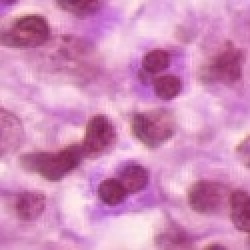
#> input picture examples/HL/Image Processing/images/patch_position(63852_33420)_125_Eosinophil.jpg, 125 x 125 px (shown 2 times larger)
$ python eosinophil_process.py
#> lines starting #> are read from the running program, lines starting #| are printed output that depends on the picture; after the words box and inside, x2 and y2 are one past the last pixel; in counts of white or black regions, pixels touching at a corner belong together
#> further down, image is the input picture: shape (125, 125, 3); mean B, G, R 187.4, 139, 208.4
import cv2
import numpy as np
import os
import argparse

def contour_threshold(img, thresh = 0, isMask = False):
    if not isMask:
        img = cv2.cvtColor(img,cv2.COLOR_BGR2GRAY)
    #get threshold image
    ret,thresh_img = cv2.threshold(img, thresh, 255, cv2.THRESH_BINARY)
    #find contours
    contours, hierarchy = cv2.findContours(thresh_img, cv2.RETR_TREE, cv2.CHAIN_APPROX_SIMPLE)
    return contours

parser = argparse.ArgumentParser(description='Eosinophil')
parser.add_argument('--imagePath', default="./images/patch_position(63852_33420)_125_Eosinophil.jpg",
                    help='input image file name')
parser.add_argument('--outputDir', default="output",
                    help='output directory name')
args = parser.parse_args()

# Check if output directory exists, if not create it
if not os.path.exists(args.outputDir):
    os.mkdir(args.outputDir)

# Create Output Subdirectories
eosino = os.path.join(args.outputDir,"patch_eosinophil")
eosino2 = os.path.join(args.outputDir,"patch_eosi2")
if not os.path.exists(eosino):
    os.mkdir(eosino)
if not os.path.exists(eosino2):
    os.mkdir(eosino2)

# Check if image exists
if not os.path.exists(args.imagePath):
    raise Exception("The path to the input Image file does not exist")

"""Extracting First Color"""

def first_color(image):
    lower_purple = np.array([150, 70, 165])
    upper_purple = np.array([230, 110, 195])

    mask = cv2.inRange(image, lower_purple, upper_purple)
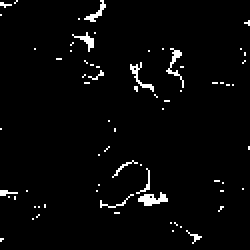
#> mask: shape (125, 125) (shown 2 times larger); 2.8% white in thin lines or dots
    result_1 = cv2.bitwise_and(image, image, mask=mask)
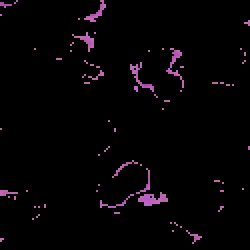
#> result_1: shape (125, 125, 3) (shown 2 times larger); mean R, G, B 5.2, 2.8, 4.9
    test_eosi = result_1.copy()
    kernel = cv2.getStructuringElement(cv2.MORPH_ELLIPSE,(8,8))
    dilated = cv2.dilate(test_eosi, kernel)
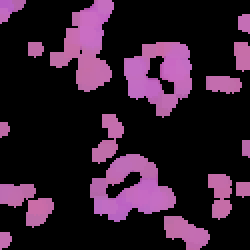
#> dilated: shape (125, 125, 3) (shown 2 times larger); mean R, G, B 49.6, 27.6, 45.8
    contours = contour_threshold(dilated.copy(), 20)
#> in contour_threshold, `img = cv2.cvtColor(img,cv2.COLOR_BGR2GRAY)`:
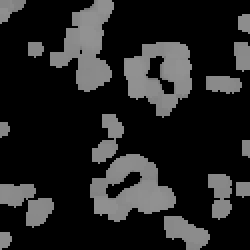
#> img: shape (125, 125) (shown 2 times larger); min 0, max 146, mean 35.5
#> in contour_threshold, `ret,thresh_img = cv2.threshold(img, thresh, 255, cv2.THRESH_BINARY)`:
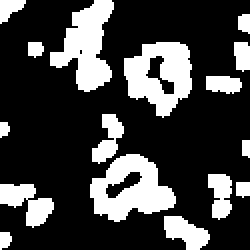
#> thresh_img: shape (125, 125) (shown 2 times larger); 25.7% white; 16 white regions
#> in contour_threshold, `ret,thresh_img = cv2.threshold(img, thresh, 255, cv2.THRESH_BINARY)`: ret = 20
#> in contour_threshold, `contours, hierarchy = cv2.findContours(thresh_img, cv2.RETR_TREE, cv2...`: contours = 19 contours, 1 with area under 20; largest, box (x1, y1, x2, y2) and area: (45, 77, 88, 111) 885, (62, 21, 96, 59) 860, (25, 0, 57, 46) 713, (0, 92, 27, 114) 270, (82, 108, 105, 125) 212

    count = 0
    for c in contours:
        x,y,w,h = cv2.boundingRect(c)
        image_2 = image.copy()

        if(w*h>300):
            cropped_image = image_2[y:y+h, x:x+w]
            cropped_image = cv2.cvtColor(cropped_image, cv2.COLOR_RGB2BGR)
            cv2.imwrite(os.path.join(eosino2,f'patch_thresh_eosi{count}.jpg'), cropped_image)
            count +=1
#> this loop made 19 passes
#> (x, y, w, h) on passes 1 to 12: (0, 116, 6, 9), (82, 108, 23, 17), (0, 92, 27, 22), (118, 91, 7, 8), (104, 87, 12, 23), (45, 77, 43, 34), (52, 85, 20, 15), (121, 70, 4, 9), (0, 61, 5, 8), (46, 57, 16, 25), (103, 38, 18, 9), (117, 21, 8, 15)
#> pass 3, in first_color, `cropped_image = image_2[y:y+h, x:x+w]`:
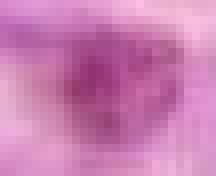
#> cropped_image: shape (22, 27, 3) (shown 8 times larger); mean R, G, B 202.2, 125.7, 177.9
#> after the loop, count = 7

"""Eosinophil with Nucleolus"""

def eosino_with_nucleous(eosinophil,i):
    flag = False
    height = eosinophil.shape[0]
    width = eosinophil.shape[1]
    contours = contour_threshold(eosinophil, 90)
    for c in contours:
        x,y,w,h = cv2.boundingRect(c)
        if(w*h>100 and w*h < height*width):
            eosinophil = cv2.rectangle(eosinophil,(x,y),(x+w,y+h),(0,255,0),2)
            flag = True
    if flag:
        cv2.imwrite(os.path.join(eosino,f'eosino_{i}.jpg'), eosinophil)

image = cv2.imread(args.imagePath)
image = cv2.cvtColor(image, cv2.COLOR_BGR2RGB)
first_color(image)
count = 0
for file in os.listdir(eosino2):
    eosinophil = cv2.imread(os.path.join(eosino2,file))
    eosinophil = cv2.cvtColor(eosinophil, cv2.COLOR_BGR2RGB)
    eosino_with_nucleous(eosinophil,count)
    count += 1

$ run again, with examples/HL/Image Processing/images/patch_position(64388_33704)_125_DoubleRSC.jpg copied over examples/HL/Image Processing/images/patch_position(63852_33420)_125_Eosinophil.jpg
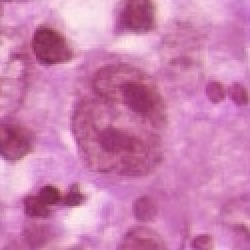
#> input picture examples/HL/Image Processing/images/patch_position(64388_33704)_125_DoubleRSC.jpg, 125 x 125 px (shown 2 times larger)
#> image is the input picture: shape (125, 125, 3); mean B, G, R 178.9, 127.4, 205.1
#> in first_color, `mask = cv2.inRange(image, lower_purple, upper_purple)`:
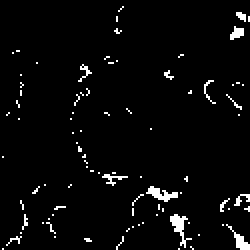
#> mask: shape (125, 125) (shown 2 times larger); 3.5% white in thin lines or dots
#> in contour_threshold, `ret,thresh_img = cv2.threshold(img, thresh, 255, cv2.THRESH_BINARY)`:
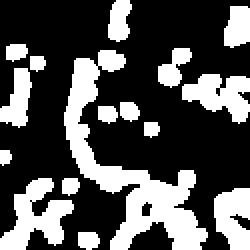
#> thresh_img: shape (125, 125) (shown 2 times larger); 32.3% white; 16 white regions
#> ret = 20
#> in contour_threshold, `contours, hierarchy = cv2.findContours(thresh_img, cv2.RETR_TREE, cv2...`: contours = 19 contours, 2 with area under 20; largest, box (x1, y1, x2, y2) and area: (32, 25, 104, 125) 1858, (0, 89, 37, 125) 585, (91, 37, 125, 62) 456, (107, 94, 125, 125) 378, (0, 34, 16, 64) 246
#> the loop in first_color, `for c in contours:` made 19 passes
#> (x, y, w, h) on passes 1, 2, 3, 4, 6, 7, 8, 9: (39, 116, 11, 9), (107, 94, 18, 31), (31, 89, 9, 9), (0, 89, 37, 36), (0, 75, 6, 8), (72, 61, 8, 8), (49, 53, 10, 9), (60, 51, 10, 10)
#> after the loop in first_color, `for c in contours:`: count = 6
